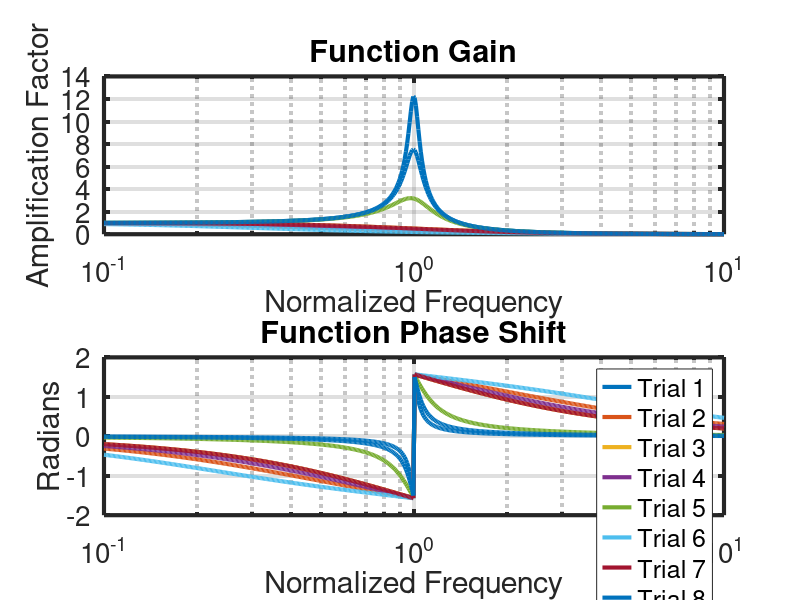

MATLAB code for this plot: (Note: this script raises an error after producing the figure.)

% Author: Varun Patro
% Date: 08/08/20

% Clear Cache

clc; clear all; close all;

% defining variables
x_initial = 1;
v_initial = 0;
t_initial = 0;   
t_final = 10;
dt = 1/300;

% storing initial position and velocity
initial = [x_initial, v_initial];

% trial 1 conditions
m = 3;
k = 200;
c = 2;
omega = sqrt(k/m);
xi = (c)/(2*sqrt(m*k));
a = 2.5;

% setting up time scale for duration of timesteps
t = linspace(0,t_final,(ceil(t_final/dt))+1);

% defining variables for frequency response
xi_values = [sqrt(1/600), (45/2)*(sqrt(1/200)), 1, (35/2)*(sqrt(1/200)), 5*(sqrt(1/1000)),25*(sqrt(1/100)) ,30*(sqrt(1/900)), 2*(sqrt(1/900)) ];
n_exp = 8;
lambda = logspace(-1,1,500);
n_lambda = length(lambda);
Gain = zeros(n_exp, n_lambda);
PhiG = zeros(n_exp,n_lambda);
    
    % generating bode for all 8 trials
    figure(1)
    set(gcf,'Position',[15 50 1350 775])
    for run = 1:1:n_exp
        
        % implementing equations for gain and phase shift
        for j = 1:1:n_lambda
            Gain(run,j) = 1/sqrt((1-lambda(j)^2)^2 + (2*xi_values(run)*lambda(j))^2);
            PhiG(run,j) = -atan(2*xi_values(run)*lambda(j)/(1-lambda(j)^2));
        end
        % plotting with all information
        subplot(2,1,1)
            semilogx(lambda,Gain(run,:),'Linewidth',3)
            hold on
            grid on
            set(gca,'Linewidth',3,'Fontsize',20)
            ylabel('Amplification Factor')
            xlabel('Normalized Frequency')
            title('Function Gain')
          
        subplot(2,1,2) 
            semilogx(lambda,PhiG(run,:),'Linewidth',3)
            hold on
            grid on
            set(gca,'Linewidth',3,'FontSize',20)
            xlabel('Normalized Frequency')
            ylim([-2 2])
            ylabel('Radians')
            title('Function Phase Shift')
            
            legendInfo{run} = ['Trial ' num2str(run)];
    end
    legend(legendInfo);

n = input ('Enter 1 for Forward Euler, 2 for RK-2, or 4 for RK-4: ');

% each input corresponds to an approximation
if ((n == 1) || (n == 2) || (n == 4))
    switch n
        % Forward Euler Approximation
        case 1
            % setting up position arrays for inhomogenous and homogenous
            % response
            position = zeros(1,(ceil(t_final/dt))+1);
            v = VibrationPosition(initial,m,k,c,ForcingFunction(a,0),dt,1);
            % storing initial conditions inside
            position(1) = initial(1);
            position2 = zeros(1,(ceil(t_final/dt))+1);
            v2 = VibrationPosition(initial,m,k,c,0,dt,1);
            position2(1) = initial(1);
            % iterating through all time steps
            for b = 2:1:(ceil(t_final/dt))+1
                time = (b-1)*dt;
                f = ForcingFunction(a,time);
                f2 = 0;
                % calling function for each time step and setting equal to
                % itself
                v = VibrationPosition(v,m,k,c,ForcingFunction(a,time),dt,1);
                v2 = VibrationPosition(v2,m,k,c,0,dt,1);
                % storing values in arrays
                position(b) = v(1);
                position2(b) = v2(1);
                % plotting
                figure(2)
                plot(t,position,t,position2)
                xlabel('Time (s)')
                ylabel('Position (m)')
                title('Oscillatory Motion of Mass over Time (Forward Euler Model)')
            end
        case 2
            % contains same code above except for different approximation
            % is called
            position = zeros(1,(ceil(t_final/dt))+1);
            v = VibrationPosition(initial,m,k,c,ForcingFunction(a,0),dt,2);
            position(1) = initial(1);
            position2 = zeros(1,(ceil(t_final/dt))+1);
            v2 = VibrationPosition(initial,m,k,c,0,dt,2);
            position2(1) = initial(1);
            for b = 2:1:(ceil(t_final/dt))+1
                time = (b-1)*dt;
                f = ForcingFunction(a,time);
                f2 = 0;
                v = VibrationPosition(v,m,k,c,ForcingFunction(a,time),dt,2);
                v2 = VibrationPosition(v2,m,k,c,0,dt,2);
                position(b) = v(1);
                position2(b) = v2(1);
                figure(3)
                plot(t,position,t,position2)
                xlabel('Time (s)')
                ylabel('Position (m)')
                title('Oscillatory Motion of Mass over Time (RK 2 Model)')
            end
        case 4
            position = zeros(1,(ceil(t_final/dt))+1);
            v = VibrationPosition(initial,m,k,c,ForcingFunction(a,0),dt,4);
            position(1) = v(1);
            position2 = zeros(1,(ceil(t_final/dt))+1);
            v2 = VibrationPosition(initial,m,k,c,0,dt,4);
            position2(1) = v2(1);
            for b = 2:1:(ceil(t_final/dt))+1
                time = (b-1)*dt;
                f = ForcingFunction(a,time);
                f2 = 0;
                v = VibrationPosition(v,m,k,c,ForcingFunction(a,time),dt,4);
                v2 = VibrationPosition(v2,m,k,c,0,dt,4);
                position(b) = v(1);
                position2(b) = v2(1);
                figure(4)
                plot(t,position,t,position2)
                xlabel('Time (s)')
                ylabel('Position (m)')
                title('Oscillatory Motion of Mass over Time (RK 4 Model)')
            end 
    end
     
    % video file name
    video_filename = 'Underdamped';
    % setting up time scale
    timescale = t_initial:dt:t_final;
    
    % creating file
    vidfile = VideoWriter(video_filename,'MPEG-4');
    vidfile.FrameRate = 30;
    open(vidfile);
    % initializing frame
    nv = ceil(length(timescale)/10);
    t_out = zeros(nv,1);
    x_hom = zeros(nv,1);
    x_inh = zeros(nv,1);
    count = 0;
    sl = 0.27;
    
    figure(5)
    set(gcf,'Position',[15 50 1350 775])
    
    % iterating to make the frame update each timestep
    for i = 1:1:length(timescale)
        if mod(i-1,10) == 0
            count = count + 1;
            t_out(count) = t(i);
            x_hom(count) = position2(i);
            x_inh(count) = position(i);
            
            y1 = [x_hom(count)+sl x_hom(count)-sl x_hom(count)-sl x_hom(count)+sl];
            y2 = [x_inh(count)+sl x_inh(count)-sl x_inh(count)-sl x_inh(count)+sl];
            x = [-sl -sl sl sl];
            
            subplot(1,2,1)
                fill(x,y1,'b')
                xlim([-1-sl 1+sl])
                ylim([-1-sl 1+sl])
                xlabel('X location [m]')
                ylabel('Y location [m]')
                title('Homogenous Response')
                axis square
            subplot(1,2,2)
                fill(x,y2,'b')
                xlim([-1-sl 1+sl])
                ylim([-1-sl 1+sl])
                xlabel('X location [m]')
                title('Inhomogenous Response')
                axis square
                
                % saves video
                writeVideo(vidfile,getframe(gcf));
        end
    end
                
            
    
else 
    error('Invalid input. Enter 1,2, or 4');  
% End statement for very first if statement
end
        

